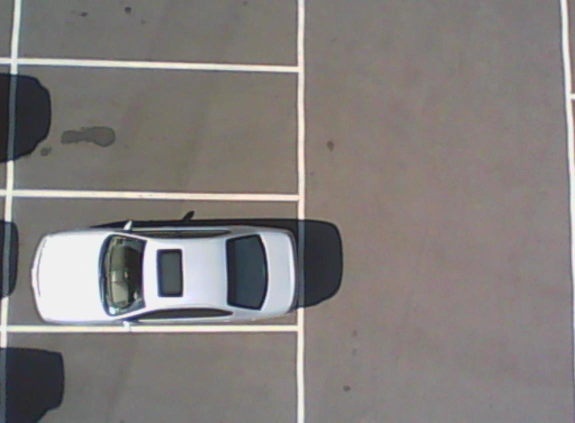
#> input picture test2.jpg, 1150 x 845 px (shown at 1/2 size)
$ python -i car_detect.py   (imports and definitions only)   (Python 2 division)   (older library calls are emulated)
#> lines starting #> are read from the running program, lines starting #| are printed output that depends on the picture; after the words box and inside, x2 and y2 are one past the last pixel; in counts of white or black regions, pixels touching at a corner belong together
#> further down, picture is the input picture: shape (845, 1150, 3); mean B, G, R 123.8, 125.8, 130.6
import cv2
import cv
import sys
import numpy as np
import math

# Get user supplied values
imagePath = sys.argv[1]
cascPath = "cascade.xml"


class CarDetector(object):
	def calcLength(self, x1, y1, x2, y2):
		return math.sqrt((x1-x2)*(x1-x2)+(y1-y2)*(y1-y2))

	def main(self, frame):

		car_found = False
		car_pos_x = 0
		car_pos_y = 0
		car_pos_w = 0
		car_pos_h = 0

		# Create the haar cascade
		faceCascade = cv2.CascadeClassifier(cascPath)

		# Read the image
		image = cv2.imread(imagePath)
		gray = cv2.cvtColor(image, cv2.COLOR_BGR2GRAY)

		# Rescale the input image
		scale = 6
		(imageH, imageW) = image.shape[:2]
#> imageH = 845; imageW = 1150
		i1 = imageW/scale
#> i1 = 191
		i2 = imageH/scale
#> i2 = 140
		new = cv2.resize( gray, (i1, i2) ,fx=0, fy=0, interpolation = cv2.INTER_LINEAR )
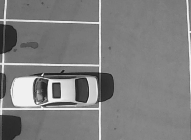
#> new: shape (140, 191); min 27, max 242, mean 126.9
		new = cv2.equalizeHist(new)
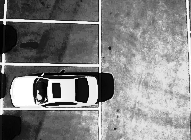
#> new: shape (140, 191); min 0, max 255, mean 130.9

		# Detect faces in the image
		faces = faceCascade.detectMultiScale(
			new,
			scaleFactor=1.1,
			minNeighbors=2,
			minSize=(30, 30),
			flags = cv2.cv.CV_HAAR_SCALE_IMAGE
		)
#> faces = [[19, 61, 85, 64]]

		print "Found {0} faces!".format(len(faces))
#| Found 1 faces!

		# Draw a rectangle around the faces
		for (x, y, w, h) in faces:

			x = x*scale
			y = y*scale
			w = w*scale
			h = h*scale
			#print "x= {0} , y = {1}".format(x, y)
			cv2.rectangle(image, (x, y), (x+w, y+h), (0, 255, 0), 2)
#> this loop made 1 pass
#> (x, y, w, h) on pass 1: (114, 366, 510, 384)
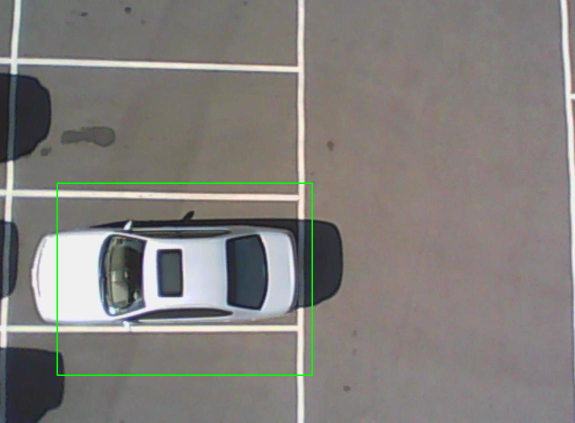
#> image: shape (845, 1150, 3) (shown at 1/2 size); 0.55% of pixels changed, all inside (x1, y1, x2, y2) = (113, 365, 626, 752)

		# Min distance of car and the center in image
		Lmin = self.calcLength(imageW, imageH, 0, 0)
#> Lmin = 1427.1
		# Find the car that is closest to the center(to the quadcopter)
		if  len(faces) > 1:
			car_found = True
			for (x, y, w, h) in faces:
				x = x*scale
				y = y*scale
				w = w*scale
				h = h*scale
				L = self.calcLength(imageW/2, imageH/2, x+w/2, y+h/2)
				if L < Lmin:
					Lmin = L
					car_pos_x = x
					car_pos_y = y
					car_pos_w = w
					car_pos_h = h
		# only one car in image
		elif len(faces) == 1:
			car_found = True
			car_pos_x = x
#> car_pos_x = 114
			car_pos_y = y
#> car_pos_y = 366
			car_pos_w = w
#> car_pos_w = 510
			car_pos_h = h
#> car_pos_h = 384
		# no car is found
		else:
			car_found = False
			car_pos_x = 0
			car_pos_y = 0
			car_pos_w = 0
			car_pos_h = 0

		cv2.imshow("Faces found", image)
		cv2.waitKey(0)
		return car_found, car_pos_x, car_pos_y, car_pos_h, car_pos_w


# create a single global object
car_detector = CarDetector()

# run a test if this file is being invoked directly from the command line
# [2 lines not run here, left out]

>>> import cv2
>>> picture = cv2.imread('test2.jpg')
>>> result = CarDetector().main(picture)
#> result = (True, 114, 366, 384, 510)
